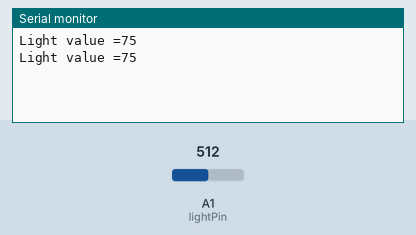
Recording of a sketch running on a simulated Arduino Uno, built with avr-gcc and run on an emulated ATmega328P. Shown: the last lines printed to the serial monitor. Inputs (shaded band) come from the test bench; at power-on: A1 (lightPin) = 512.

Above: at 1.8 s.
1.9 s: A1 (lightPin) set to 716
At 2.3 s:
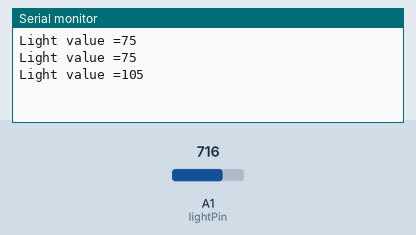
3.4 s: A1 (lightPin) set to 900
At 4.8 s:
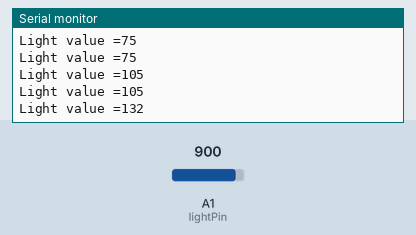
Timing chart, 0 to 6.4 s (numbered marks = the images above; inputs shaded):
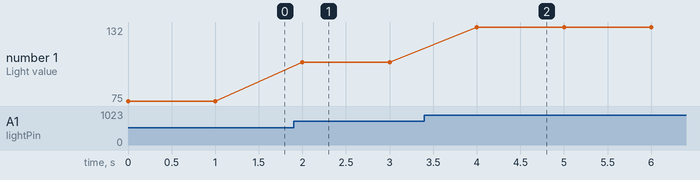

Measured:
- after the input at 1.9 s, the serial monitor: prints a new line after 0.10 s (image 1)
- after the input at 3.4 s, the serial monitor: prints a new line after 0.60 s (image 2)
- plotted number 1: 75 → 105 after the input at 1.9 s, 105 → 132 after the input at 3.4 s

The sketch:

Code.ino
```cpp
// Name :- Kunjesh Kantilal Ramani (200515106)
// Date :- 8th June 2022
// Week :- Lab 4 LEVEL 3
// Description :- Copy and run the following source code.

int lightPin = A1; // The light sensor is plugged into pin A1 of the Arduino.
int data = 0;      // This will store the data from the sensor.

void setup()
{ // The Setup function runs once.
    Serial.begin(9600);
}

void loop()
{                                // The loop function runs forever.
    data = analogRead(lightPin); // Read the value from the light sensor and store it in the lightData
    // variable.
    data = map(data, 6, 679, 0, 100); // map the data value to a percentage
    Serial.print("Light value =");
    Serial.println(data); // Print the data to the serial port.
    delay(1000);          // Wait 1 second (1000mS) before running again.
}
```
